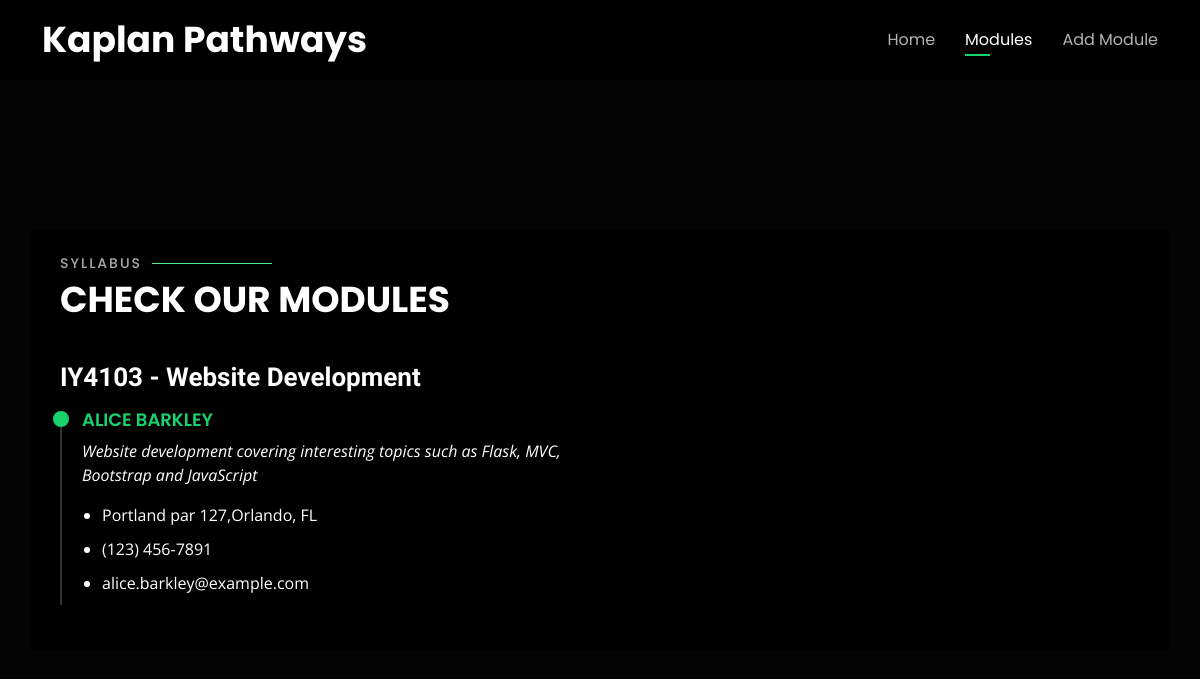
The app's page /modules, older data.
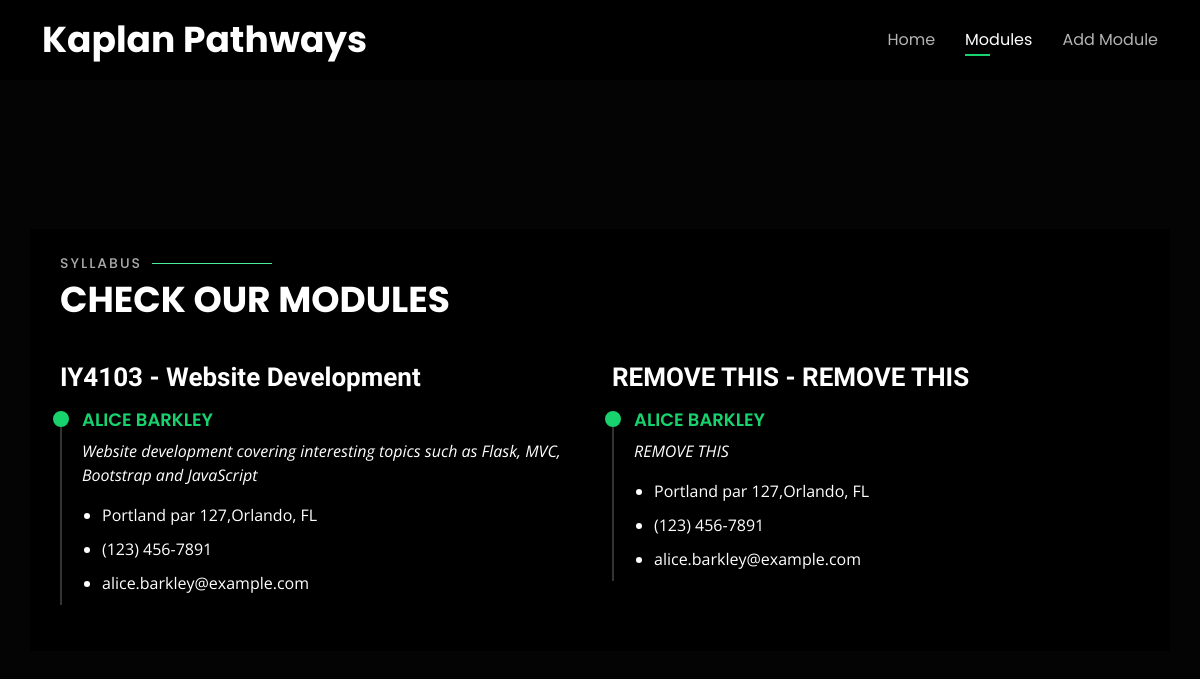
The same page, newer data.
### app.py (models this page shows, shortened)
class Modules(db.Model):
    id = db.Column(db.Integer, primary_key = True)
    name = db.Column(db.String())
    code = db.Column(db.String())
    description = db.Column(db.String())
    startDate = db.Column(db.DateTime())
    endDate = db.Column(db.DateTime())

### app.py (the view)
@app.route('/modules')
def modules():
    return render_template("modules.html", modules = Modules.query.all())

### templates/modules.html (shortened to what this page needs)
{% extends "template.html" %}
{% block content %}
<section id="resume" class="resume">
  <div class="container">
    <div class="section-title">
      <h2>Syllabus</h2>
      <p>Check our Modules</p>
    </div>
    <div class="row">
      {% for module in modules %}
      <div class="col-lg-6">
        <h3 class="resume-title">{{ module.code }} - {{ module.name }}</h3>
        <div class="resume-item pb-0">
          <h4>Alice Barkley</h4>
          <p><em>{{ module.description }}</em></p>
          <p>
          <ul>
            <li>Portland par 127,Orlando, FL</li>
            <li>(123) 456-7891</li>
            <li>alice.barkley@example.com</li>
          </ul>
          </p>
        </div>
      </div>
      {% endfor %}
    </div>
  </div>
</section>
{% endblock %}

### templates/template.html (shortened to what this page needs)
<!DOCTYPE html>
<html lang="en">
<head>
    <link href="{{ url_for('static',filename='vendor/bootstrap/css/bootstrap.min.css') }}" rel="stylesheet">
    <link href="{{ url_for('static',filename='vendor/bootstrap-icons/bootstrap-icons.css') }}" rel="stylesheet">
    <link href="{{ url_for('static',filename='vendor/boxicons/css/boxicons.min.css') }}" rel="stylesheet">
    <link href="{{ url_for('static',filename='vendor/glightbox/css/glightbox.min.css') }}" rel="stylesheet">
    <link href="{{ url_for('static',filename='vendor/remixicon/remixicon.css') }}" rel="stylesheet">
    <link href="{{ url_for('static',filename='vendor/swiper/swiper-bundle.min.css') }}" rel="stylesheet">
    <link rel="stylesheet" type="text/css" href="{{ url_for('static',filename='styles/main.css') }}">
</head>
<body>
    <header id="header" class="header-top">
        <div class="container">
            <h1><a href="/">Kaplan Pathways</a></h1>
            <nav id="navbar" class="navbar">
                <ul>
                    <li><a class="nav-link {% if request.path == '/' %}active{% endif %}" href="/">Home</a></li>
                    <li><a class="nav-link {% if request.path == '/modules' %}active{% endif %}" href="/modules">Modules</a></li>
                    <li><a class="nav-link {% if request.path == '/addNewModule' %}active{% endif %}" href="/addNewModule">Add Module</a></li>
                </ul>
            </nav>
        </div>
    </header>
    {% block content %}
    {% endblock %}
</body>
</html>

### static/styles/main.css (style rules this page uses)
body { font-family: "Open Sans", sans-serif; background-color: #040404; color: #fff; position: relative; background: transparent; }
body::before { content: ""; position: fixed; background: #040404 url("https://images.unsplash.com/photo-1563305096-9af2877f57f9?q=80&w=2670&auto=format&fit=crop&ixlib=rb-4.0.3&ixid=M3wxMjA3fDB8MHxwaG90by1wYWdlfHx8fGVufDB8fHx8fA%3D%3D") top right no-repeat; background-size: cover; left: 0; right: 0; top: 0; height: 100vh; z-index: -1; }
@media (min-width: 1024px) { body::before { background-attachment: fixed; } }
a { color: #18d26e; text-decoration: none; }
h1, h2, h3, h4, h5, h6 { font-family: "Raleway", sans-serif; }
#header { transition: ease-in-out 0.3s; position: relative; height: 100vh; display: flex; align-items: center; z-index: 997; overflow-y: auto; }
#header * { transition: ease-in-out 0.3s; }
#header h1 { font-size: 48px; margin: 0; padding: 0; line-height: 1; font-weight: 700; font-family: "Poppins", sans-serif; }
#header h1 a, #header h1 a:hover { color: #fff; line-height: 1; display: inline-block; }
#header.header-top { height: 80px; position: fixed; left: 0; top: 0; right: 0; background: rgba(0, 0, 0, 0.9); }
#header.header-top h1 { margin-right: auto; font-size: 36px; }
#header.header-top .container { display: flex; align-items: center; }
#header.header-top .navbar { margin: 0; }
.navbar { padding: 0; margin-top: 35px; }
.navbar ul { margin: 0; padding: 0; display: flex; list-style: none; align-items: center; }
.navbar li { position: relative; }
.navbar li+li { margin-left: 30px; }
.navbar a, .navbar a:focus { display: flex; align-items: center; justify-content: space-between; padding: 0; font-family: "Poppins", sans-serif; font-size: 16px; font-weight: 400; color: rgba(255, 255, 255, 0.7); white-space: nowrap; transition: 0.3s; }
.navbar a:before { content: ""; position: absolute; width: 0; height: 2px; bottom: -4px; left: 0; background-color: #18d26e; visibility: hidden; width: 0px; transition: all 0.3s ease-in-out 0s; }
.navbar a:hover:before, .navbar li:hover>a:before, .navbar .active:before { visibility: visible; width: 25px; }
.navbar a:hover, .navbar .active, .navbar .active:focus, .navbar li:hover>a { color: #fff; }
section { overflow: hidden; width: 100%; top: 140px; bottom: 100%; transition: ease-in-out 0.4s; z-index: 2; }
section .container { background: rgba(0, 0, 0, 0.9); padding: 30px; }
.section-title h2 { font-size: 14px; font-weight: 500; padding: 0; line-height: 1px; margin: 0 0 20px 0; letter-spacing: 2px; text-transform: uppercase; color: #aaaaaa; font-family: "Poppins", sans-serif; }
.section-title h2::after { content: ""; width: 120px; height: 1px; display: inline-block; background: #4ceb95; margin: 4px 10px; }
.section-title p { margin: 0; margin: -15px 0 15px 0; font-size: 36px; font-weight: 700; text-transform: uppercase; font-family: "Poppins", sans-serif; color: #fff; }
#resume { position: relative; height: 75vh; display: flex; align-items: center; }
.resume .resume-title { font-size: 26px; font-weight: 700; margin-top: 20px; margin-bottom: 20px; color: #fff; }
.resume .resume-item { padding: 0 0 20px 20px; margin-top: -2px; border-left: 2px solid rgba(255, 255, 255, 0.2); position: relative; }
.resume .resume-item h4 { line-height: 18px; font-size: 18px; font-weight: 600; text-transform: uppercase; font-family: "Poppins", sans-serif; color: #18d26e; margin-bottom: 10px; }
.resume .resume-item ul { padding-left: 20px; }
.resume .resume-item ul li { padding-bottom: 10px; }
.resume .resume-item:last-child { padding-bottom: 0; }
.resume .resume-item::before { content: ""; position: absolute; width: 16px; height: 16px; border-radius: 50px; left: -9px; top: 0; background: #18d26e; border: 2px solid #18d26e; }

Row changes from the older to the newer data that the page shows:
added Modules: code "REMOVE THIS", name "REMOVE THIS", description "REMOVE THIS"
